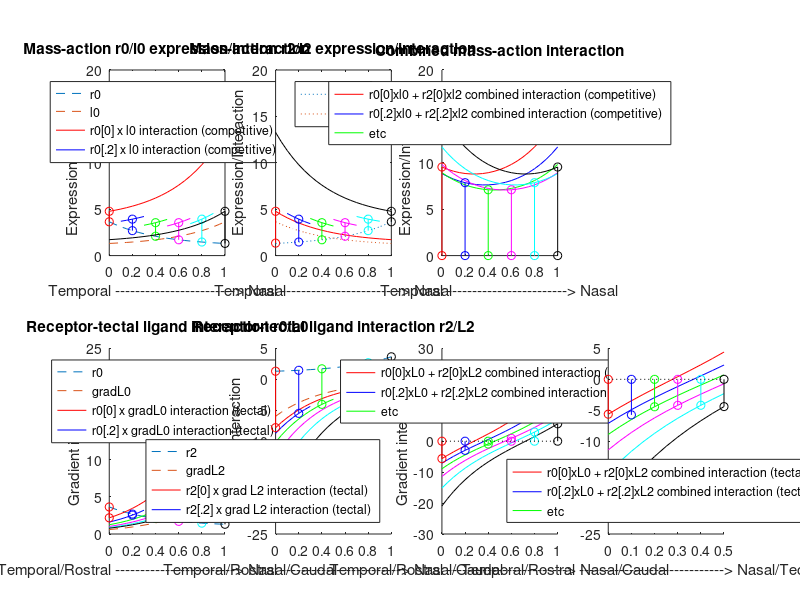

MATLAB code for this plot:
% Equations used in my modelling. See tissue.h and
% guidingtissue::exponential_expression and similar

% Set up the one figure
h_f = figure(1); clf;
h_f_pos = get(h_f, 'Position');
w=2500;
h=1280;
set(h_f, 'Position', [20, 1500, w, h]);
clf;

x = [0:0.05:1];

_exp = 0.26 .* exp (2.3.*x) + 1.05;
_deriv_exp = 0.26 .* 2.3 .* exp (2.3.*x);
_exp2 = 0.26 .* exp (1.1.*x) + 1.05;
_log = 2.32 + 1.29 .* log (2.3 .* (x+0.2));
_quad = 1.31 + 2.333 .* x .* x;
_lin = 1.31 + 2.333 .* x;

ki = 1.1
kd = 0.6

_exp_ki = _exp + ki;
_exp_ki_kd = _exp_ki - kd;
_exp_kd = _exp - kd;

_exp2_ki = _exp2 + ki;
_exp2_ki_kd = _exp2_ki - kd;
_exp2_kd = _exp2 - kd;

%% The J effect
_r0 = flip(_exp);
_l0 = _exp;

subplot(2,4,1);
plot (x, _r0, 'linestyle', '--'); % exp for receptors on retina
hold on;
plot (x, _l0, 'linestyle', '--'); % ligands
%%plot (x, _r0 .* _l0, 'color', colour.orchid2, 'linestyle', ':');
plot (x, _r0(1) .* _l0, 'r-');
plot (x(3:7), _r0(5) .* _l0(3:7), 'b');
plot (x(7:11), _r0(9) .* _l0(7:11), 'g');
plot (x(11:15), _r0(13) .* _l0(11:15), 'm');
plot (x(15:19), _r0(17) .* _l0(15:19), 'c');

plot ([x(1),x(1)], [_r0(1),_r0(1).*_l0(1)], 'ro-');
plot ([x(5),x(5)], [_r0(5),_r0(5).*_l0(5)], 'bo-');
plot ([x(9),x(9)], [_r0(9),_r0(9).*_l0(9)], 'go-');
plot ([x(13),x(13)], [_r0(13),_r0(13).*_l0(13)], 'mo-');
plot ([x(17),x(17)], [_r0(17),_r0(17).*_l0(17)], 'co-');

plot (x, _r0(21) .* _l0, 'k');
plot ([x(21),x(21)], [_r0(21),_r0(21).*_l0(21)], 'ko-');
lg1 = legend (['r0';'l0';'r0[0] x l0 interaction (competitive)';'r0[.2] x l0 interaction (competitive)'],'Location','North');
strlbl = ['Temporal ------------------------> Nasal'];
ylim([0,20])
xlabel(strlbl)
ylabel('Expression/Interaction')
title('Mass-action r0/l0 expression/interaction')

_r2 = _exp; % opposing ligands
_l2 = flip(_exp); % opposing receptors

subplot(2,4,2);
plot (x, _r2, 'linestyle', ':');
hold on;
plot (x, _l2, 'linestyle', ':'); % ligands
%%plot (x, _r2 .* _l2, 'color', colour.orchid2, 'linestyle', ':');
%%plot (x(1:3), _r2(1) .* _l2(1:3), 'r-');
plot (x, _r2(1) .* _l2, 'r');
plot ([x(1),x(1)], [_r2(2),_r2(1).*_l2(1)], 'ro-');
plot (x(3:7), _r2(5) .* _l2(3:7), 'b');
plot ([x(5),x(5)], [_r2(5),_r2(5).*_l2(5)], 'bo-');
plot (x(7:11), _r2(9) .* _l2(7:11), 'g');
plot ([x(9),x(9)], [_r2(9),_r2(9).*_l2(9)], 'go-');
plot (x(11:15), _r2(13) .* _l2(11:15), 'm');
plot ([x(13),x(13)], [_r2(13),_r2(13).*_l2(13)], 'mo-');
plot (x(15:19), _r2(17) .* _l2(15:19), 'c');
%%plot (x, _r2(17) .* _l2, 'k');
plot ([x(17),x(17)], [_r2(17),_r2(17).*_l2(17)], 'co-');

plot (x, _r2(21) .* _l2, 'k');
plot ([x(21),x(21)], [_r2(21),_r2(21).*_l2(21)], 'ko-');

lg2 = legend (['rcpt2';'lgnd2'],'Location','North');
strlbl = ['Temporal ------------------------> Nasal'];
ylim([0,20])
xlabel(strlbl)
ylabel('Expression/Interaction')
title('Mass-action r2/l2 expression/interaction')

%% Now plot combined repulsion due to both receptor/ligand pairs

subplot(2,4,3);
hold on;
plot (x, _r2(1) .* _l2 + _r0(1) .* _l0, 'r-');
plot (x, _r2(5) .* _l2 + _r0(5) .* _l0, 'b-');
plot (x, _r2(9) .* _l2 + _r0(9) .* _l0, 'g-');
plot (x, _r2(13) .* _l2 + _r0(13) .* _l0, 'm-');
plot (x, _r2(17) .* _l2 + _r0(17) .* _l0, 'c-');
plot (x, _r2(21) .* _l2 + _r0(21) .* _l0, 'k-');
plot ([x(1),x(1)], [0,_r2(1).*_l2(1)+_r0(1).*_l0(1)], 'ro-');
plot ([x(5),x(5)], [0,_r2(5).*_l2(5)+_r0(5).*_l0(5)], 'bo-');
plot ([x(9),x(9)], [0,_r2(9).*_l2(9)+_r0(9).*_l0(9)], 'go-');
plot ([x(13),x(13)], [0,_r2(13).*_l2(13)+_r0(13).*_l0(13)], 'mo-');
plot ([x(17),x(17)], [0,_r2(17).*_l2(17)+_r0(17).*_l0(17)], 'co-');
plot ([x(21),x(21)], [0,_r2(21).*_l2(21)+_r0(21).*_l0(21)], 'ko-');
lg3 = legend (['r0[0]xl0 + r2[0]xl2 combined interaction (competitive)';'r0[.2]xl0 + r2[.2]xl2 combined interaction (competitive)';'etc'],'Location','North');
strlbl = ['Temporal ------------------------> Nasal'];
ylim([0,20])
xlabel(strlbl)
ylabel('Expression/Interaction')
title('Combined mass-action interaction')


## Now the retina->tectum interactions
subplot(2,4,5);
hold on;
_r0 = flip(_exp);
_L0 = _deriv_exp;
plot (x, _r0, 'linestyle', '--'); % exp for receptors on retina
plot (x, _L0, 'linestyle', '--'); % ligands
%%plot (x, _r0 .* _L0, 'color', colour.orchid2, 'linestyle', ':');
plot (x, _r0(1) .* _L0, 'r-');
plot (x(1:7), _r0(5) .* _L0(1:7), 'b');
plot (x(1:11), _r0(9) .* _L0(1:11), 'g');
plot (x(1:15), _r0(13) .* _L0(1:15), 'm');
plot (x(1:19), _r0(17) .* _L0(1:19), 'c');

plot ([x(1),x(1)], [_r0(1),_r0(1).*_L0(1)], 'ro-');
plot ([x(5),x(5)], [_r0(5),_r0(5).*_L0(5)], 'bo-');
plot ([x(9),x(9)], [_r0(9),_r0(9).*_L0(9)], 'go-');
plot ([x(13),x(13)], [_r0(13),_r0(13).*_L0(13)], 'mo-');
plot ([x(17),x(17)], [_r0(17),_r0(17).*_L0(17)], 'co-');

plot (x, _r0(21) .* _L0, 'k');
plot ([x(21),x(21)], [_r0(21),_r0(21).*_L0(21)], 'ko-');
lg4 = legend (['r0';'gradL0';'r0[0] x gradL0 interaction (tectal)';'r0[.2] x gradL0 interaction (tectal)'],'Location','North');
strlbl = ['Temporal/Rostral ------------------------> Nasal/Caudal'];
xlabel(strlbl)
ylabel('Gradient interaction')
title ('Receptor-tectal ligand interaction r0/L0')

subplot(2,4,6);
hold on;
_r2 = _exp;
_L2 = -flip(_deriv_exp);
plot (x, _r2, 'linestyle', '--'); % exp for receptors on retina
plot (x, _L2, 'linestyle', '--'); % ligands

plot (x, _r2(1) .* _L2, 'r-');
plot (x(1:7), _r2(5) .* _L2(1:7), 'b');
plot (x(1:11), _r2(9) .* _L2(1:11), 'g');
plot (x(1:15), _r2(13) .* _L2(1:15), 'm');
plot (x(1:19), _r2(17) .* _L2(1:19), 'c');

plot ([x(1),x(1)], [_r2(1),_r2(1).*_L2(1)], 'ro-');
plot ([x(5),x(5)], [_r2(5),_r2(5).*_L2(5)], 'bo-');
plot ([x(9),x(9)], [_r2(9),_r2(9).*_L2(9)], 'go-');
plot ([x(13),x(13)], [_r2(13),_r2(13).*_L2(13)], 'mo-');
plot ([x(17),x(17)], [_r2(17),_r2(17).*_L2(17)], 'co-');

plot (x, _r2(21) .* _L2, 'k');
plot ([x(21),x(21)], [_r2(21),_r2(21).*_L2(21)], 'ko-');
lg5 = legend (['r2';'gradL2';'r2[0] x grad L2 interaction (tectal)';'r2[.2] x grad L2 interaction (tectal)'],'Location','Southeast');
strlbl = ['Temporal/Rostral ------------------------> Nasal/Caudal'];
xlabel(strlbl)
ylabel('Gradient interaction')
title ('Receptor-tectal ligand interaction r2/L2')


subplot(2,4,7);
hold on;
plot (x, _r2(1) .* _L2 + _r0(1) .* _L0, 'r-');
plot (x, _r2(5) .* _L2 + _r0(5) .* _L0, 'b-');
plot (x, _r2(9) .* _L2 + _r0(9) .* _L0, 'g-');
plot (x, _r2(13) .* _L2 + _r0(13) .* _L0, 'm-');
plot (x, _r2(17) .* _L2 + _r0(17) .* _L0, 'c-');
plot (x, _r2(21) .* _L2 + _r0(21) .* _L0, 'k-');
plot ([x(1),x(1)], [0,_r2(1).*_L2(1)+_r0(1).*_L0(1)], 'ro-');
plot ([x(5),x(5)], [0,_r2(5).*_L2(5)+_r0(5).*_L0(5)], 'bo-');
plot ([x(9),x(9)], [0,_r2(9).*_L2(9)+_r0(9).*_L0(9)], 'go-');
plot ([x(13),x(13)], [0,_r2(13).*_L2(13)+_r0(13).*_L0(13)], 'mo-');
plot ([x(17),x(17)], [0,_r2(17).*_L2(17)+_r0(17).*_L0(17)], 'co-');
plot ([x(21),x(21)], [0,_r2(21).*_L2(21)+_r0(21).*_L0(21)], 'ko-');
plot ([0,1],[0,0],'k:')
lg6 = legend (['r0[0]xL0 + r2[0]xL2 combined interaction (tectal)';'r0[.2]xL0 + r2[.2]xL2 combined interaction (tectal)';'etc'],'Location','North');
strlbl = ['Temporal/Rostral ------------------------> Nasal/Caudal'];
xlabel(strlbl)
ylabel('Gradient interaction')


subplot(2,4,8);
hold on;
xx = [0:0.05:0.5];
_L2trunc = _L2(1:11)
_L0trunc = _L0(1:11)

plot (xx, _r2(1) .* _L2trunc + _r0(1) .* _L0trunc, 'r-');
plot (xx, _r2(5) .* _L2trunc + _r0(5) .* _L0trunc, 'b-');
plot (xx, _r2(9) .* _L2trunc + _r0(9) .* _L0trunc, 'g-');
plot (xx, _r2(13) .* _L2trunc + _r0(13) .* _L0trunc, 'm-');
plot (xx, _r2(17) .* _L2trunc + _r0(17) .* _L0trunc, 'c-');
plot (xx, _r2(21) .* _L2trunc + _r0(21) .* _L0trunc, 'k-');
plot ([xx(1),xx(1)], [0,_r2(1).*_L2(1)+_r0(1).*_L0(1)], 'ro-');
plot ([xx(3),xx(3)], [0,_r2(5).*_L2(2)+_r0(5).*_L0(3)], 'bo-');
plot ([xx(5),xx(5)], [0,_r2(9).*_L2(5)+_r0(9).*_L0(5)], 'go-');
plot ([xx(7),xx(7)], [0,_r2(13).*_L2(7)+_r0(13).*_L0(7)], 'mo-');
plot ([xx(9),xx(9)], [0,_r2(17).*_L2(9)+_r0(17).*_L0(9)], 'co-');
plot ([xx(11),xx(11)], [0,_r2(21).*_L2(11)+_r0(21).*_L0(11)], 'ko-');
plot ([0,0.5],[0,0],'k:')
lg7 = legend (['r0[0]xL0 + r2[0]xL2 combined interaction (tectal)';'r0[.2]xL0 + r2[.2]xL2 combined interaction (tectal)';'etc'],'Location','South');
strlbl = ['Temporal/Rostral -----------------------------> Nasal/Tectal Midline'];
xlabel(strlbl)





#figure(100)
#clf;
#plot (x, _exp)
#hold on
#plot (x, _deriv_exp, ':')
